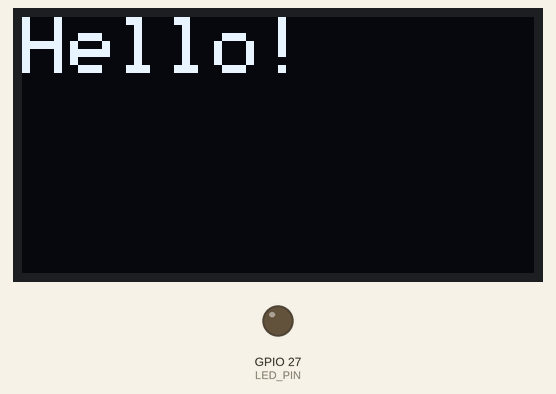
Simulated run of this sketch. Board: ESP32. Parts: 128×64 one-colour display, output pins drawn as LEDs (lit = HIGH). Dashed ring = blinking. What the sketch prints to the serial monitor is not drawn.

Above: at 0.1 s.
At 2.1 s:
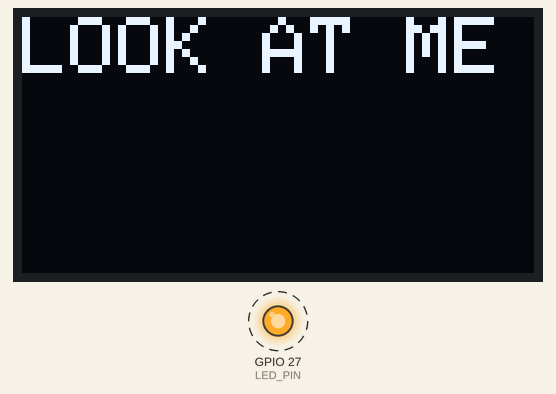
At 3.2 s:
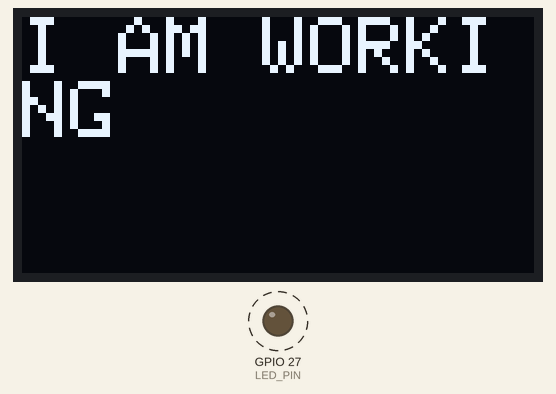
Timing chart, 0 to 130.0 s (numbered marks = the images above):
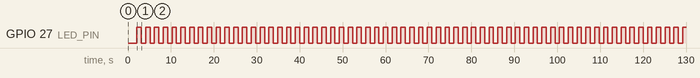

The sketch:

LED_AND_OLED_TEST.ino
```cpp
/*
  ESP32 Code for:
  - 1.3" I2C OLED (SDA: 21, SCL: 22, RST: 14)
  - LED (Pin 23)
  - Buzzer (Pin 19)
*/

// Libraries for the OLED Display
#include <Wire.h>
#include <Adafruit_GFX.h>
#include <Adafruit_SSD1306.h>

// --- Define Your Pins ---

// OLED I2C Pins
#define OLED_SDA 23
#define OLED_SCL 22
#define OLED_RST 14 // Your new RST pin

// Other Component Pins
#define LED_PIN 27

// --- OLED Display Setup ---
#define SCREEN_WIDTH 128 // OLED display width, in pixels
#define SCREEN_HEIGHT 64 // OLED display height, in pixels

// Declaration for an SSD1306 display connected to I2C (SDA, SCL)
// This is the important change: We add OLED_RST to the constructor.
Adafruit_SSD1306 display(SCREEN_WIDTH, SCREEN_HEIGHT, &Wire, OLED_RST);

// --- Buzzer PWM Setup (for ESP32) ---
// We use the ESP32's LEDC (LED Control) peripheral for the buzzer tone
const int BUZZER_CHANNEL = 0;     // Use PWM Channel 0
const int BUZZER_RESOLUTION = 8;  // 8-bit resolution (0-255)
const int TONE_FREQUENCY = 1000;  // 1kHz tone

// --- Setup Function ---
void setup() {
  Serial.begin(115200);

  // 1. Configure LED Pin
  pinMode(LED_PIN, OUTPUT);

  // 3. Configure and start I2C for the OLED
  // On ESP32, it's best to specify the SDA and SCL pins in Wire.begin()
  Wire.begin(OLED_SDA, OLED_SCL);

  // 4. Initialize the OLED Display
  // The '0x3C' is the common I2C address for 128x64 displays.
  // If this fails, try 0x3D.
  if (!display.begin(SSD1306_SWITCHCAPVCC, 0x3D)) {
    Serial.println(F("SSD1306 allocation failed"));
    for (;;); // Don't proceed, loop forever
  }

  // Show initial display content
  display.clearDisplay();
  display.setTextSize(2); // Draw 2x size text
  display.setTextColor(SSD1306_WHITE);
  display.setCursor(0, 0);
  display.println("Hello!");
  display.display();
  delay(2000); // Pause for 2 seconds
}

// --- Main Loop ---
void loop() {
  // --- ON STATE ---
  Serial.println("Components ON");

  // LED On
  digitalWrite(LED_PIN, HIGH);

  // Buzzer On (50% duty cycle)
  ledcWrite(BUZZER_CHANNEL, 128); // 128 is 50% of 255 (8-bit resolution)

  // Screen Update
  display.clearDisplay();
  display.setCursor(0, 0);
  display.println("LOOK AT ME");
  display.display();

  delay(1000); // Keep them on for 1 second

  // --- OFF STATE ---
  Serial.println("Components OFF");

  // LED Off
  digitalWrite(LED_PIN, LOW);


  // Screen Update
  display.clearDisplay();
  display.setCursor(0, 0);
  display.println("I AM WORKING");
  display.display();

  delay(1000); // Keep them off for 1 second
}
```

Measured:
- by itself, GPIO 27 (LED_PIN): alternates HIGH for 1.0 s and LOW for 1.0 s
- what the display in image 1 shows lasts 1.0 s, from 2.1 s to 3.1 s
